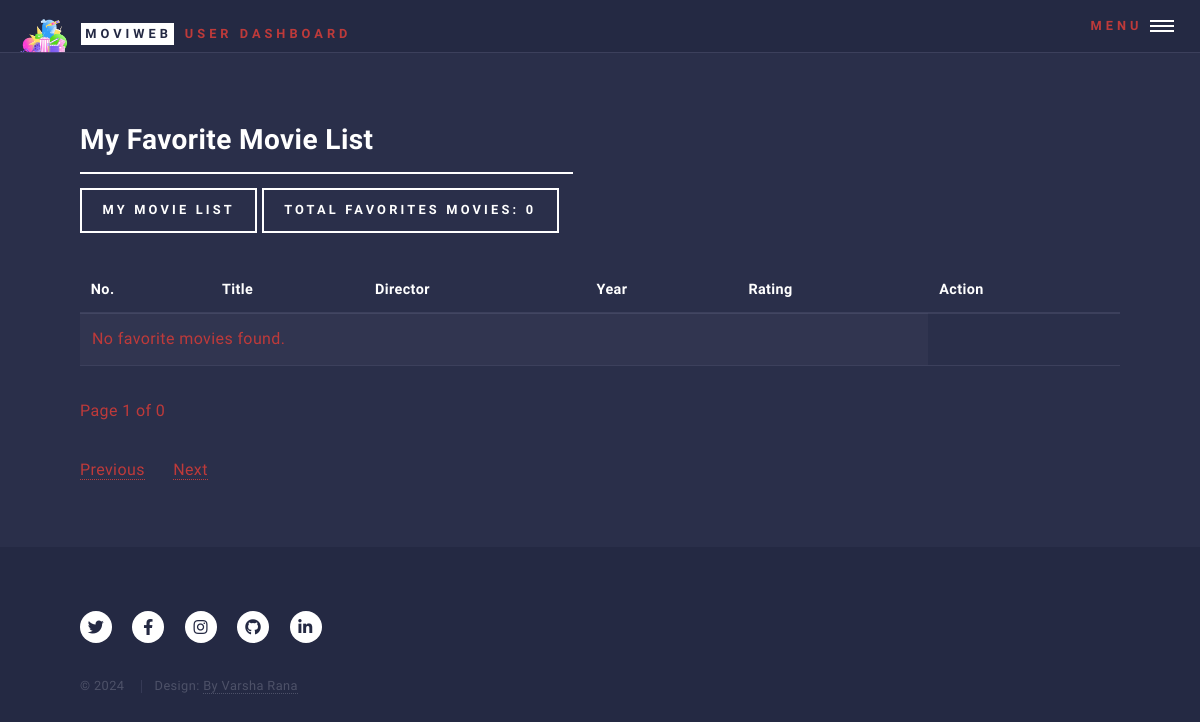
Before: /user/user_favorites (signed in) with the older database file.
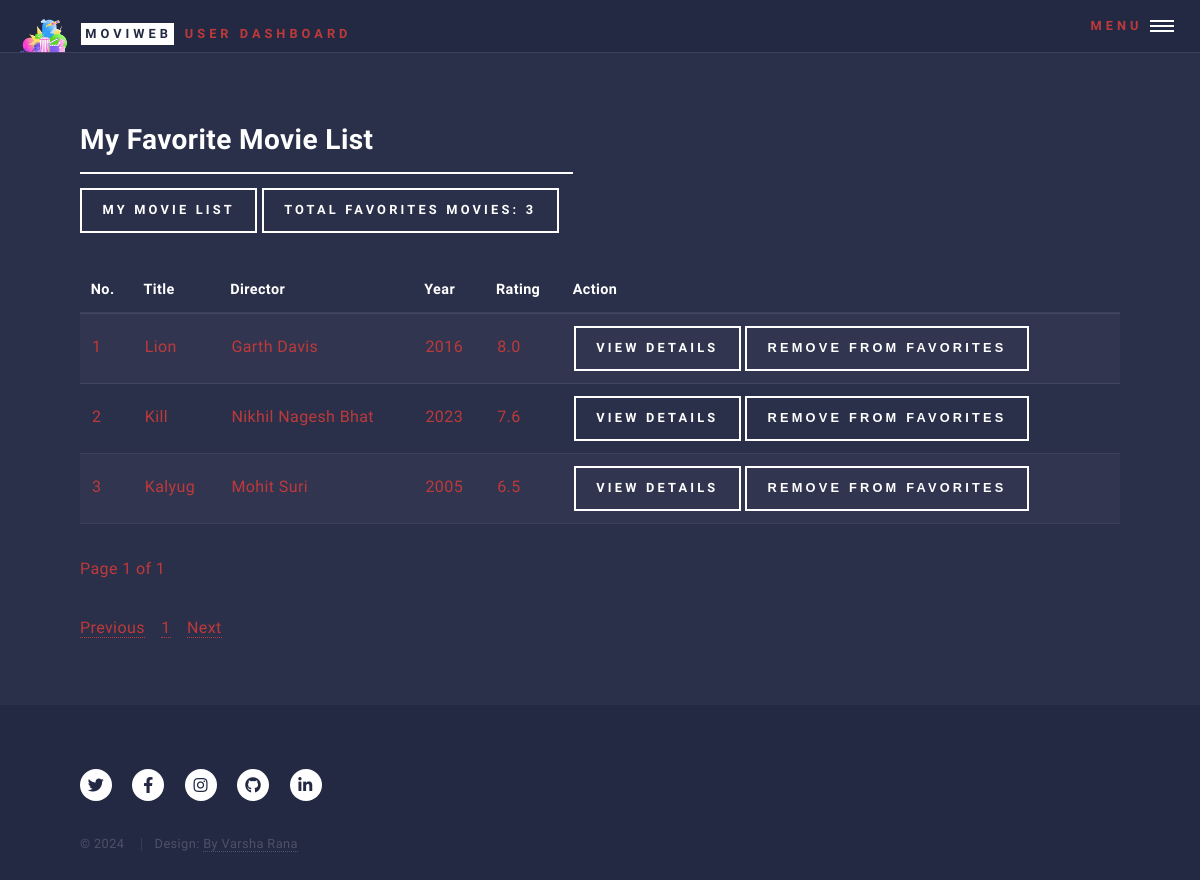
After: the same page with the newer database file.
### models.py (models this page shows)
class Movie(db.Model):
    __tablename__ = 'movie'
    id = db.Column(db.Integer, primary_key=True)
    title = db.Column(db.String(100), nullable=False)
    year = db.Column(db.Integer, nullable=False)
    rating = db.Column(db.Float, nullable=False)
    poster = db.Column(db.String(255))  # Optional field to store movie posters
    plot = db.Column(db.Text)  # Optional field to store the plot
    imdbID = db.Column(db.String(255), nullable=True)  # IMDb ID or link
    trailer = db.Column(db.String(255), nullable=True)  # New field to store YouTube trailer URL
    user_id = db.Column(db.Integer, db.ForeignKey('user.id'))
    admin_id = db.Column(db.Integer, db.ForeignKey('admin.id'))
    director_id = db.Column(db.Integer, db.ForeignKey('director.id'), nullable=False)  # Foreign key to Director
    genres = db.relationship('Genre', secondary=movie_genre, backref='movies')
    favorites = db.relationship('Favorite', back_populates='movie', lazy=True)  # Add this line

class Director(db.Model):
    __tablename__ = 'director'
    id = db.Column(db.Integer, primary_key=True)
    name = db.Column(db.String(100), nullable=False, unique=True)
    movies = db.relationship('Movie', backref='director', lazy=True)

### controllers/user_controllers/user_controller_for_user_favorites.py (the view)
def user_favorites():
    if not user_logged_in():
        return handle_not_logged_in()  # Handle case where user is not logged in
    user = user_logged_in()
    if user is None:
        return handle_invalid_user()
    page = request.args.get('page', 1, type=int)
    per_page = 5  # Number of movies per page
    user_favorites_query = (
        Movie.query.join(Favorite)
        .filter(Favorite.user_id == user.id, Favorite.movie_id == Movie.id)
    )
    num_favorites = user_favorites_query.count()
    movies = user_favorites_query.paginate(page=page, per_page=per_page, error_out=False)
    return render_template('user_favorites.html', num_favorites=num_favorites, movies=movies)

### controllers/common_fun.py (called while the page is built)
def user_logged_in():
    user_id = session.get('user_id')
    if user_id:
        return User.query.get(user_id)  # This should return the User object or None
    return None

### templates/user/user_favorites.html (shortened to what this page needs)
<!DOCTYPE HTML>
<html>
<head>
    <link rel="stylesheet" href="../../static/css/main.css"/>
</head>
<body class="is-preload">
<div id="wrapper">
    <header id="header" class="alt">
        {% include 'partials/user_header.html' %}
    </header>
    <div id="main">
        <section id="favorites">
            <div class="inner">
                <header class="major">
                    <h2>My Favorite Movie List</h2>
                    <a href="{{ url_for('user_bp.my_movies') }}" class="button">
                        My Movie List
                    </a>
                    <label class="button">Total Favorites Movies: {{ num_favorites }}</label>
                </header>
                {% include 'partials/user_favorites_content.html' %}
            </div>
        </section>
    </div>
    <footer id="footer">
        {% include 'partials/movie_web_app_footer.html' %}
    </footer>
</div>
</body>
</html>

### templates/partials/user_header.html
<a href="{{ url_for('user_bp.user_dashboard') }}" class="logo">
    <img src="../../static/images/logo.png" class="logo-image">
    <strong>MoviWeb</strong>
    <span>User Dashboard</span></a>
<nav>
    <a href="#menu">Menu</a>
</nav>

### templates/partials/user_favorites_content.html
<div id="user-favorites-container">
    <table id="user-favorites-table">
        <thead>
        <tr>
            <th>No.</th>
            <th>Title</th>
            <th>Director</th>
            <th>Year</th>
            <th>Rating</th>
            <th>Action</th>
        </tr>
        </thead>
        <tbody>
        {% set start_no = (movies.page - 1) * movies.per_page + 1 %}
        {% for movie in movies.items %}
        <tr>
            <td>{{ start_no + loop.index0 }}</td>
            <td>{{ movie.title }}</td>
            <td>{{ movie.director.name }}</td>
            <td>{{ movie.year }}</td>
            <td>{{ movie.rating }}</td>
            <td>
                 <a href="{{ url_for('user_bp.user_view_movie_details', movie_id=movie.id) }}" class="button">
                    View Details
                </a>
                <form action="{{ url_for('user_bp.remove_from_favorites', movie_id=movie.id) }}" method="post"
                      style="display:inline;">
                    <button type="submit" class="button">Remove from Favorites</button>
                </form>
            </td>
        </tr>
        {% else %}
        <tr>
            <td colspan="5">No favorite movies found.</td>
        </tr>
        {% endfor %}
        </tbody>
    </table>
    <p>Page {{ movies.page }} of {{ movies.pages }}</p>
    <div id="pagination-container-user-favorites">
        <nav aria-label="Page navigation">
            <ul class="pagination">
                {% if movies.has_prev %}
                <li class="page-item">
                    <a class="page-link"
                       href="{{ url_for('user_bp.user_favorites', page=movies.prev_num) }}">Previous</a>
                </li>
                {% else %}
                <li class="page-item disabled">
                    <a class="page-link" href="#">Previous</a>
                </li>
                {% endif %}
                {% for page_num in movies.iter_pages() %}
                {% if page_num %}
                <li class="page-item {% if page_num == movies.page %}active{% endif %}">
                    <a class="page-link" href="{{ url_for('user_bp.user_favorites', page=page_num) }}">{{ page_num
                        }}</a>
                </li>
                {% else %}
                <li class="page-item disabled">
                    <a class="page-link" href="#">...</a>
                </li>
                {% endif %}
                {% endfor %}
                {% if movies.has_next %}
                <li class="page-item">
                    <a class="page-link" href="{{ url_for('user_bp.user_favorites', page=movies.next_num) }}">Next</a>
                </li>
                {% else %}
                <li class="page-item disabled">
                    <a class="page-link" href="#">Next</a>
                </li>
                {% endif %}
            </ul>
        </nav>
    </div>
</div>

### templates/partials/movie_web_app_footer.html (shortened to what this page needs)
<div class="inner">
    <ul class="icons">
        <li><a href="https://x.com/?lang=en" class="icon brands alt fa-twitter"></a></li>
        <li><a href="https://www.facebook.com/" class="icon brands alt fa-facebook-f"></a>
        </li>
        <li><a href="https://www.instagram.com/" class="icon brands alt fa-instagram"></a>
        </li>
        <li><a href="https://github.com/Vrana710" class="icon brands alt fa-github"></a></li>
        <li><a href="https://www.linkedin.com/in/varsha-rana/" class="icon brands alt fa-linkedin-in"></a></li>
    </ul>
    <ul class="copyright">
        <li>&copy; 2024</li>
        <li>Design: <a href="https://www.linkedin.com/in/varsha-rana/">By Varsha Rana</a></li>
    </ul>
</div>

Changed rows visible on the page:
added Movie: index0 "1", title "Lion", director.name "Garth Davis", year "2016", rating "8.0"
now on this page (row unchanged): Movie: start_no+loop.index0 "2", title "Kill", director.name "Nikhil Nagesh Bhat", year "2023", rating "7.6"
added Movie: index0 "3", title "Kalyug", director.name "Mohit Suri", year "2005", rating "6.5"
Other visible differences:
{{ num_favorites }}: "0" → "3"
{{ movies.pages }}: "0" → "1"
new list line: "1"
text no longer shown: "No favorite movies found."
